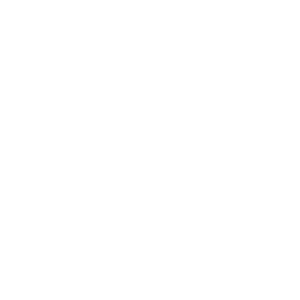
Frame 1 (no input)
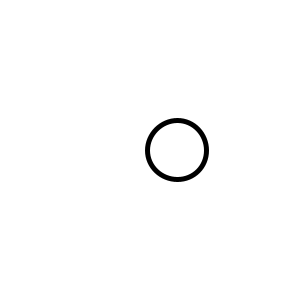
Frame 60 (the mouse pressed at the canvas centre just before this capture)
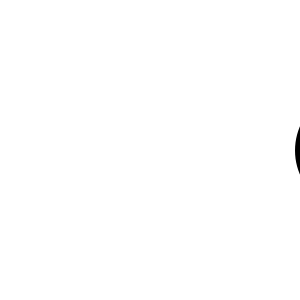
Frame 120 (the mouse held since frame 60 and released just before this capture)

The Processing sketch that drew these frames (run headless with seeded random() and noise(); from frame 60 on, the mouse is pressed at the canvas centre):

// Processing sketch: circle_moving_right
// ── circle_moving_right.pde
// Animation #5 circle moving to the right and increasing in size

//define variable  here  
int x,y;
void setup() {
  size (300,300);
  x=0; // set up first variable 
  y=0; // set up second variable 
  strokeWeight(5);
} //---end of setup----

void draw() {
  background(255); 
  ellipse(x,150,y,y);
  x=x+3;
  if (x>360){
    x=0;
  }
  y=y+1;
  if (y>120){
    y=0;
  }
} // ---end of draw--- 
